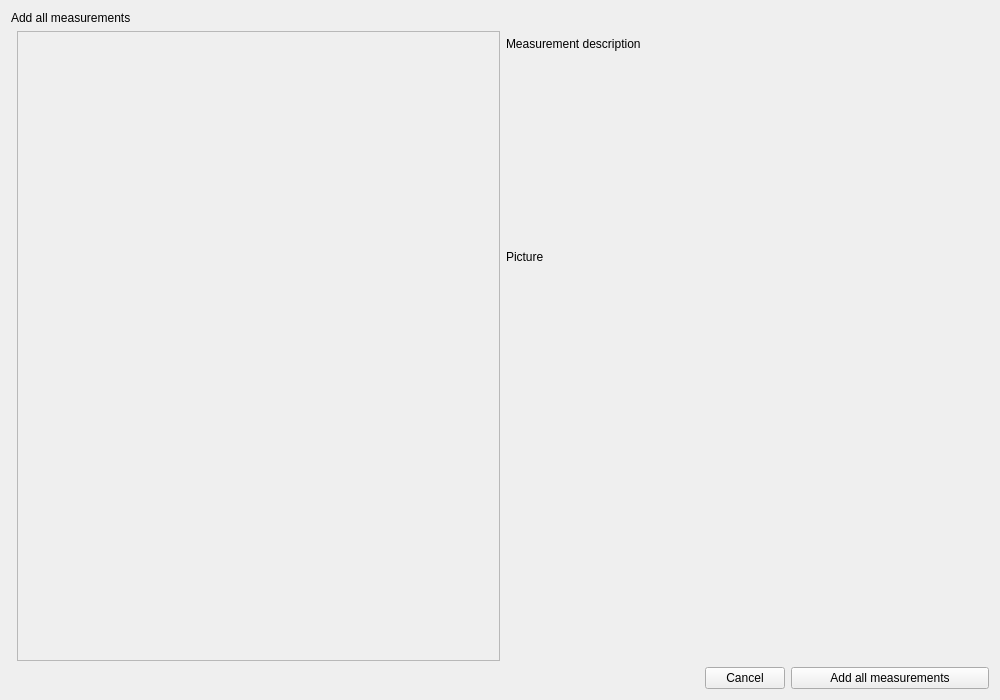
<?xml version="1.0" encoding="UTF-8"?>
<ui version="4.0">
 <class>AddAllMeasurementsWidget</class>
 <widget class="QWidget" name="AddAllMeasurementsWidget">
  <property name="geometry">
   <rect>
    <x>0</x>
    <y>0</y>
    <width>1000</width>
    <height>700</height>
   </rect>
  </property>
  <property name="windowTitle">
   <string>Form</string>
  </property>
  <layout class="QGridLayout" name="gridLayout" rowstretch="0,0,0,0,0,0,0" columnstretch="0,0,0">
   <item row="2" column="1" rowspan="4">
    <widget class="QScrollArea" name="scrollArea_2">
     <property name="widgetResizable">
      <bool>true</bool>
     </property>
     <widget class="QWidget" name="scrollAreaWidgetContents">
      <property name="geometry">
       <rect>
        <x>0</x>
        <y>0</y>
        <width>483</width>
        <height>620</height>
       </rect>
      </property>
      <layout class="QVBoxLayout" name="verticalLayout">
       <item>
        <layout class="QFormLayout" name="formLayout"/>
       </item>
      </layout>
     </widget>
    </widget>
   </item>
   <item row="6" column="2">
    <layout class="QHBoxLayout" name="horizontalLayout" stretch="1,0,1">
     <item>
      <spacer name="horizontalSpacer_2">
       <property name="orientation">
        <enum>Qt::Horizontal</enum>
       </property>
       <property name="sizeHint" stdset="0">
        <size>
         <width>40</width>
         <height>20</height>
        </size>
       </property>
      </spacer>
     </item>
     <item>
      <widget class="QPushButton" name="cancelButton">
       <property name="text">
        <string>Cancel</string>
       </property>
      </widget>
     </item>
     <item>
      <widget class="QPushButton" name="addItemButton">
       <property name="text">
        <string>Add all measurements</string>
       </property>
      </widget>
     </item>
    </layout>
   </item>
   <item row="0" column="0" colspan="3">
    <widget class="QLabel" name="title">
     <property name="styleSheet">
      <string notr="true">font: 14pt &quot;MS Shell Dlg 2&quot;;</string>
     </property>
     <property name="text">
      <string>Add all measurements</string>
     </property>
    </widget>
   </item>
   <item row="3" column="2">
    <layout class="QVBoxLayout" name="verticalLayout_2">
     <item>
      <widget class="QLabel" name="commentsLabel">
       <property name="text">
        <string>Measurement description</string>
       </property>
       <property name="textFormat">
        <enum>Qt::AutoText</enum>
       </property>
       <property name="scaledContents">
        <bool>false</bool>
       </property>
      </widget>
     </item>
     <item>
      <widget class="QLabel" name="pictureLabel">
       <property name="minimumSize">
        <size>
         <width>400</width>
         <height>400</height>
        </size>
       </property>
       <property name="text">
        <string>Picture</string>
       </property>
       <property name="scaledContents">
        <bool>false</bool>
       </property>
      </widget>
     </item>
    </layout>
   </item>
   <item row="6" column="1">
    <spacer name="horizontalSpacer">
     <property name="orientation">
      <enum>Qt::Horizontal</enum>
     </property>
     <property name="sizeHint" stdset="0">
      <size>
       <width>40</width>
       <height>20</height>
      </size>
     </property>
    </spacer>
   </item>
   <item row="4" column="2">
    <spacer name="verticalSpacer">
     <property name="orientation">
      <enum>Qt::Vertical</enum>
     </property>
     <property name="sizeHint" stdset="0">
      <size>
       <width>20</width>
       <height>40</height>
      </size>
     </property>
    </spacer>
   </item>
  </layout>
 </widget>
 <resources/>
 <connections/>
</ui>
